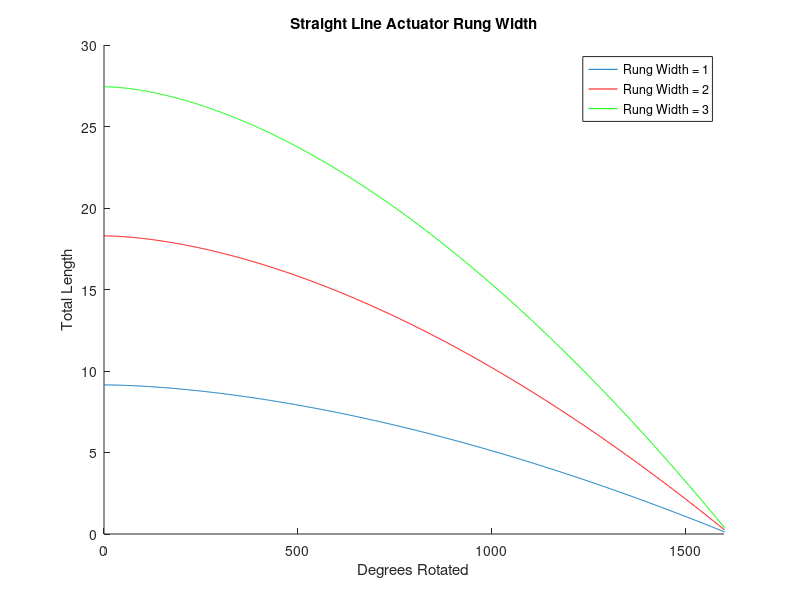
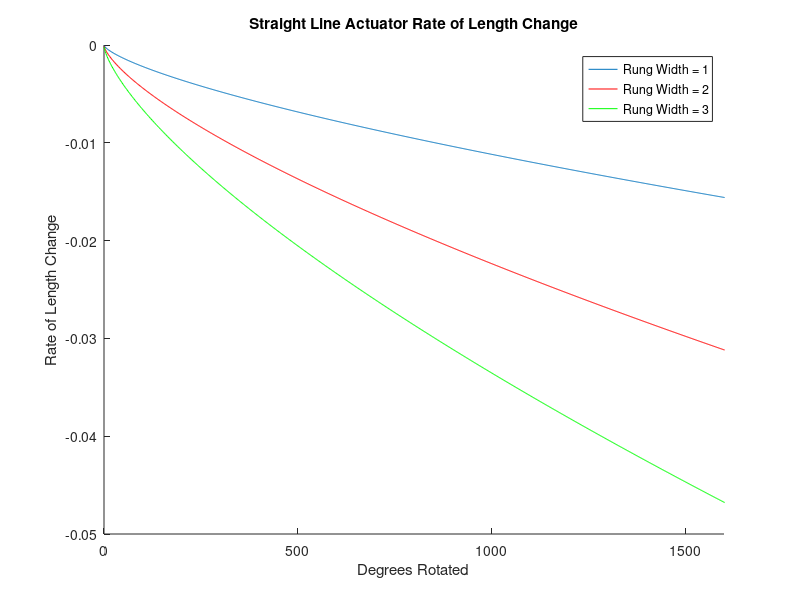

These figures' MATLAB source, in order:
% straightline_simulation_curvefits.m
% Curve fits to the straight line simulation data
% Copyright 2015 Kyle Zampaglione, Andrew P. Sabelhaus
% This file contains previously-fitted power curve data for the 
% three different straight-line-edge actuator simulations.
% It plots those fitted curves.

%Rung Width transmission 

x = linspace(0,1620,1000);


%Rung width 1 
%r^2 = .9997
a =  -3.033e-005;
b = 1.708;
c = 9.147; 
y1 = a*x.^b+c;

%Rung width 2
d = -6.066e-005;
e = 1.708;
f = 18.29;
y2 = d*x.^e+f;

%Rung width 3 
g = -9.099e-005;
h = 1.708;
i = 27.44;
y3 = g*x.^h+i; 

hold on
plot(x,y1)
plot(x,y2, 'r')
plot(x,y3, 'g')
title('Straight Line Actuator Rung Width')
xlabel('Degrees Rotated')
ylabel('Total Length')
legend('Rung Width = 1', 'Rung Width = 2','Rung Width = 3') 
xlim([0 1600])
ylim([0 30])
hold off

figure
hold on
tot_height_deriv1 = diff(y1);
num_turns_deriv1 = linspace(x(1), x(end), length(tot_height_deriv1));
plot(num_turns_deriv1, tot_height_deriv1)

tot_height_deriv2 = diff(y2);
num_turns_deriv2 = linspace(x(1), x(end), length(tot_height_deriv2));
plot(num_turns_deriv2, tot_height_deriv2, 'r')

tot_height_deriv3 = diff(y3);
num_turns_deriv3 = linspace(x(1), x(end), length(tot_height_deriv3));
plot(num_turns_deriv3, tot_height_deriv3, 'g')
legend('Rung Width = 1', 'Rung Width = 2','Rung Width = 3') 
xlim([0 1600])
title('Straight Line Actuator Rate of Length Change')
xlabel('Degrees Rotated')
ylabel('Rate of Length Change')


